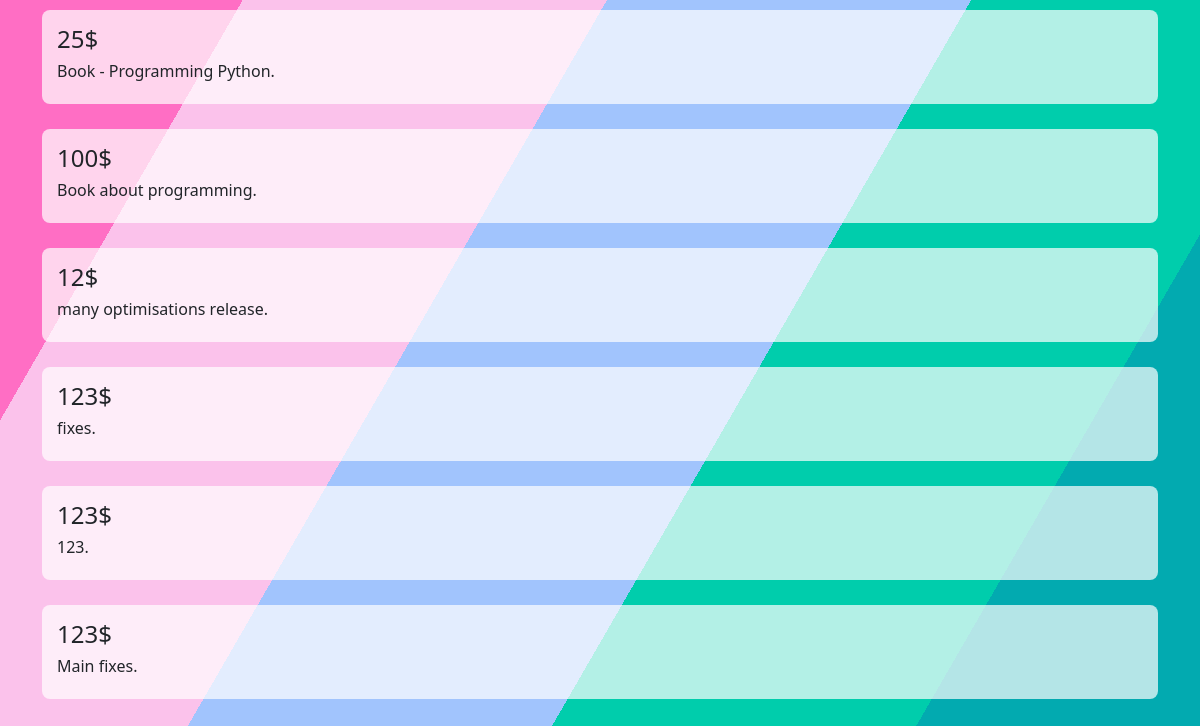
Before: / with the older database file.
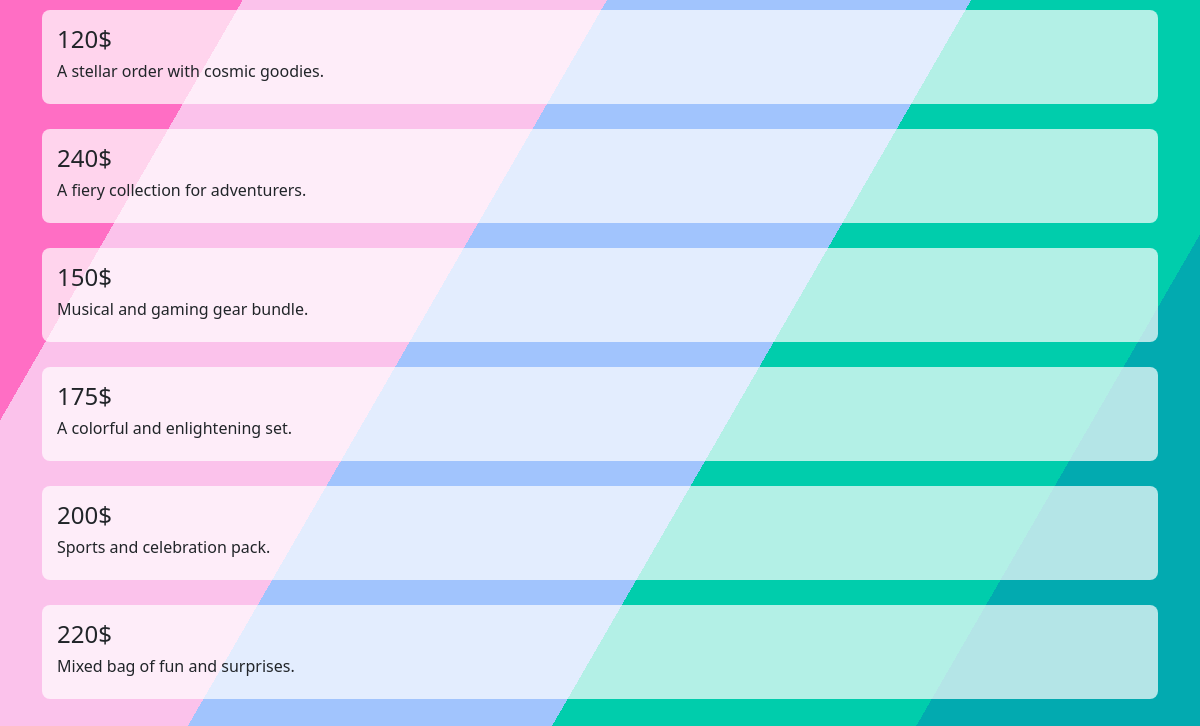
After: the same page with the newer database file.
### orders/models.py (models this page shows)
class Order(models.Model):
    amount = models.IntegerField()
    description = models.CharField(max_length=255)
    user = models.ForeignKey(User, on_delete=models.CASCADE, null=True)
    products = models.ManyToManyField(Product)

### orders/views.py (the view)
# urls.py: path('', orders_page_new),
def orders_page_new(request):
    return render(request, 'orders.html', {'orders': Order.objects.all()})

### templates/orders.html (shortened to what this page needs)
<!DOCTYPE html>
<html lang="en">
<head>
  <link rel="stylesheet" href="https://cdnjs.cloudflare.com/ajax/libs/bootstrap/5.3.3/css/bootstrap.min.css"
/>
</head>
<body>
<div class="container">
  <div class="row">
    <div class="col-12">
      <ul class="orders-list">
        {% for order in orders %}
        <li>
        <a href="order/{{ order.id }}/products" style="text-decoration: none; color: inherit;">
            <h4>{{ order.amount }}$</h4>
            <h6>{{ order.description }}.</h6>
          </a>
        {% endfor %}
      </ul>
    </div>
  </div>
</div>
</body>
</html>

Changed rows visible on the page:
changed Order: amount "25" → "120"; description "Book - Programming Python" → "A stellar order with cosmic goodies"
changed Order: amount "100" → "240"; description "Book about programming" → "A fiery collection for adventurers"
changed Order: amount "12" → "150"; description "many optimisations release" → "Musical and gaming gear bundle"
changed Order: amount "123" → "175"; description "fixes" → "A colorful and enlightening set"
changed Order: amount "123" → "200"; description "123" → "Sports and celebration pack"
changed Order: amount "123" → "220"; description "Main fixes" → "Mixed bag of fun and surprises"
